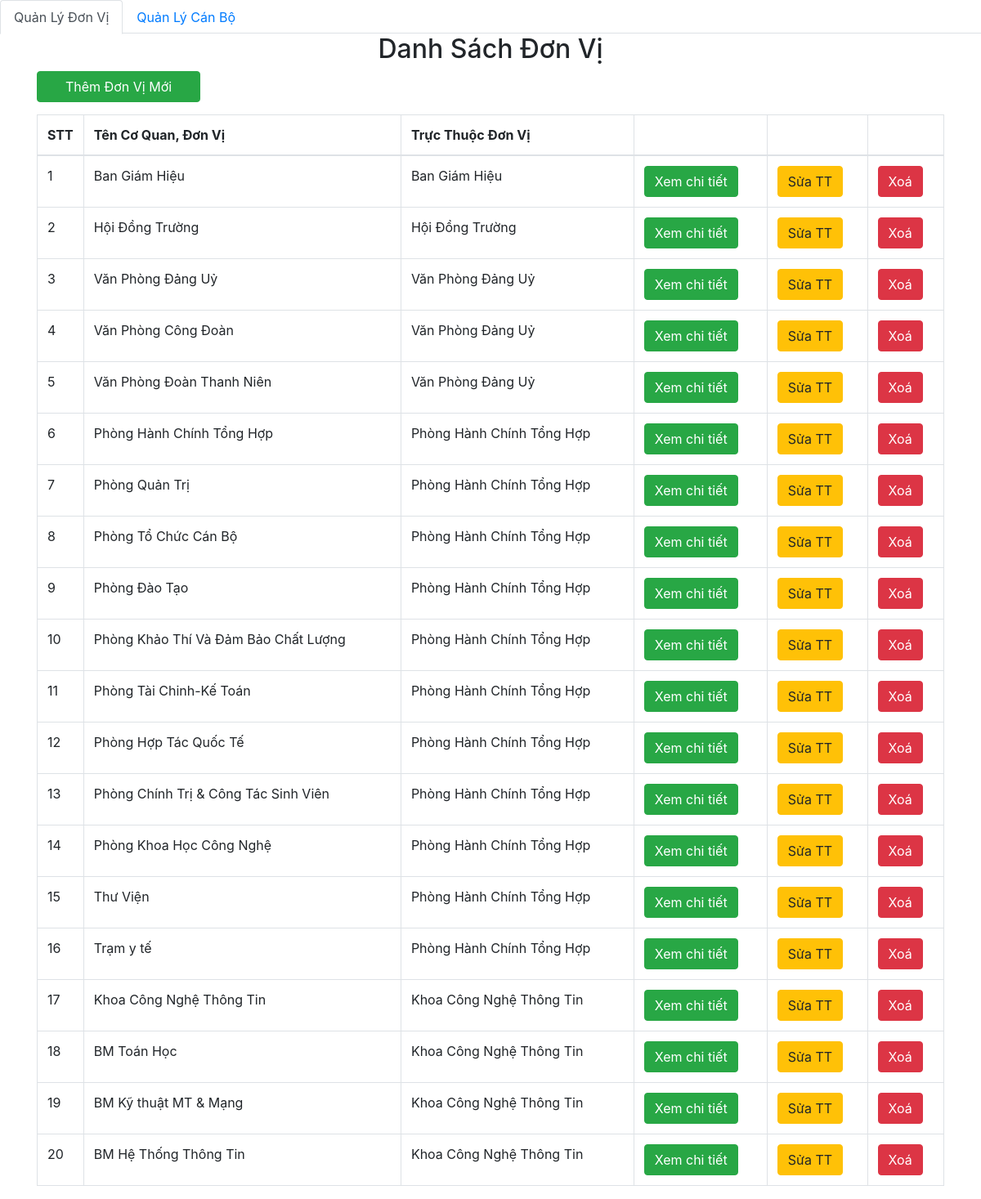
Page /admin/Donvi/index.php (signed in) on the earlier database version.
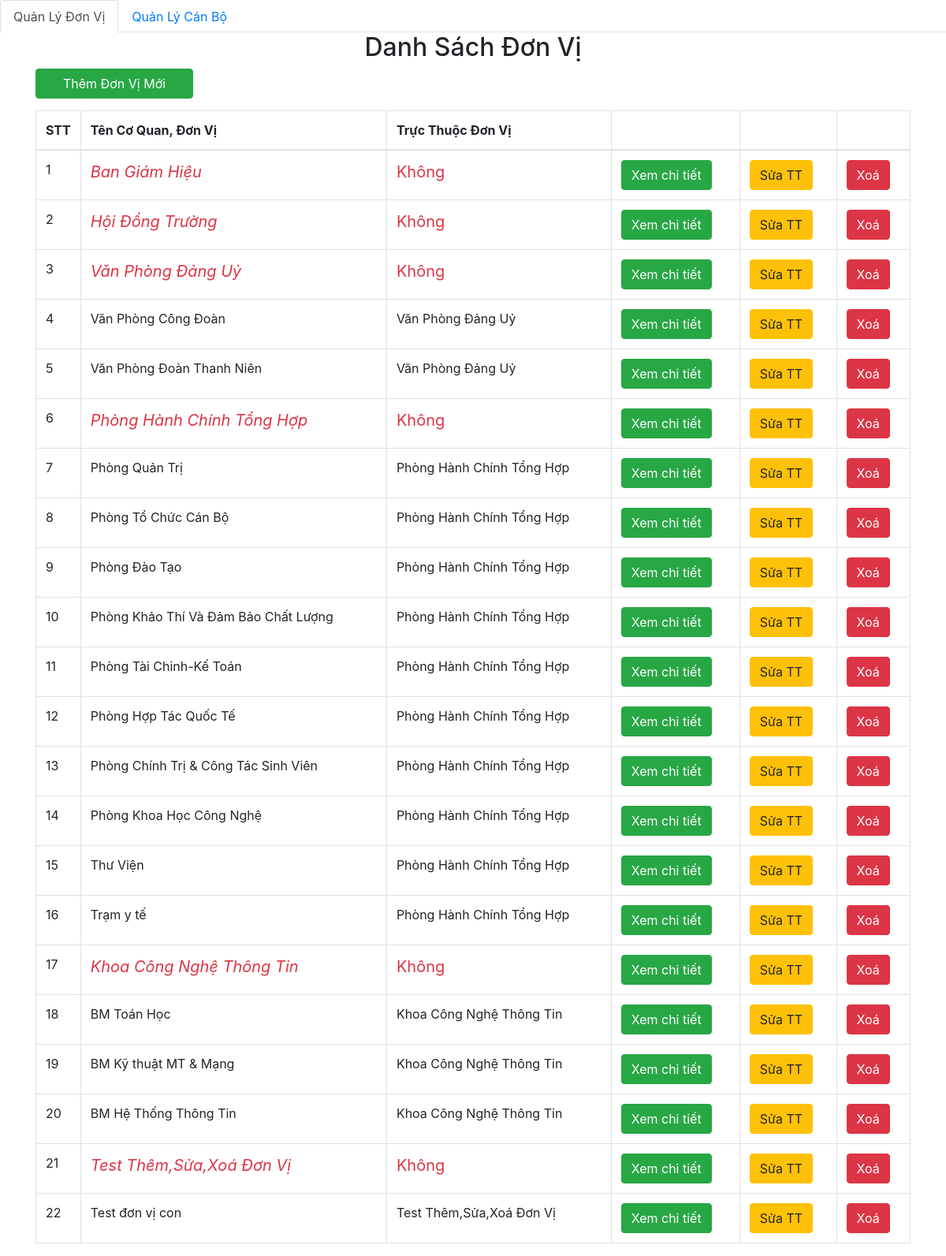
Same page on the later database version.
### tables this page shows
CREATE TABLE `donvi` (
  `id` int(10) NOT NULL,
  `name` varchar(255) NOT NULL,
  `sophong` varchar(10) NOT NULL,
  `maytruc` int(255) DEFAULT NULL,
  `diachi` varchar(255) DEFAULT NULL,
  `email` varchar(255) DEFAULT NULL,
  `website` varchar(255) DEFAULT NULL,
  `id_child` int(10) DEFAULT NULL
);

### db/dbhelper.php (called while the page is built, shortened)
<?php
function select_list($sql) {
	$con = mysqli_connect(HOST, USERNAME, PASSWORD, DATABASE);
	$result = mysqli_query($con, $sql);
	$data   = [];
	while ($row = mysqli_fetch_array($result, 1)) {
		$data[] = $row;
	}
	return $data;
}
function select_one($sql) {
	$con = mysqli_connect(HOST, USERNAME, PASSWORD, DATABASE);
	$result = mysqli_query($con, $sql);
	$row    = mysqli_fetch_array($result, 1);
	return $row;
}

### admin/Donvi/index.php (the view, shortened to what this page needs)
<?php
require_once ('../../db/dbhelper.php');
?>
<!DOCTYPE html>
<html>
<head>
	<link rel="stylesheet" href="https://maxcdn.bootstrapcdn.com/bootstrap/4.4.1/css/bootstrap.min.css">
	<link href="https://use.fontawesome.com/releases/v5.0.4/css/all.css" rel="stylesheet">
	<link rel="stylesheet" href="https://cdn.jsdelivr.net/npm/bootstrap@4.6.0/dist/css/bootstrap.min.css">
</head>
<body >
	<ul class="nav nav-tabs">
	  <li class="nav-item">
	    <a class="nav-link active" href="#">Quản Lý Đơn Vị</a>
	  </li>
	  <li class="nav-item">
	    <a class="nav-link " href="../Danhba/index.php">Quản Lý Cán Bộ</a>
	  </li>
	</ul>
	<div class="container">
		<div class="panel panel-primary">
			<div class="panel-heading">
				<h2 class="text-center">Danh Sách Đơn Vị</h2>
			</div>
			<a href="add.php">
					<button class="btn btn-success" style="margin-left: 0px  ;margin-bottom: 15px;width: 200px;">Thêm Đơn Vị Mới</button>
				</a>
			<div class="panel-body">
				<table class="table table-bordered table-hover">
					<thead>
						<tr>
							<th width="50px">STT</th>
							<th>Tên Cơ Quan, Đơn Vị</th>
							<th>Trực Thuộc Đơn Vị</th>
							<th></th>
							<th></th>
							<th></th>
						</tr>
					</thead>
					<tbody>
<?php
 $sql     = "select * from donvi ";
$postList =  select_list($sql);
$index = 1 ;
foreach ($postList as $item) {
	if (isset($item['id_child'])) {
		$father  = "select name from donvi where id = " .$item['id_child'];
		 $fa      =  select_one($father);
		 if ($fa !=null) {
		 	$fath = $fa['name'];
		 }
	}
 ?>
	<tr>
				<td><?=($index++)?></td>
				<?php
				if  ($item['id_child'] == null) {?>
				<td class="text text-danger" style="font-size : 20px"><i><?=$item['name']?></i></td>
				<td class="text text-danger" style="font-size : 20px" >Không</td>
				<?php }
				else{?>
				<td ><?=$item['name']?></td>
				<td ><?=$fath?></td>
				<?php }?>
				<td>
				<a href="Detail.php?id=<?=$item['id']?>">
				<button class="btn btn-success">Xem chi tiết</button></a>
				</td>
				<td>
				<a href="add.php?id=<?=$item['id']?>">
				<button class="btn btn-warning">Sửa TT</button></a>
				</td>
				<td>
					<button class="btn btn-danger" onclick="deleteCategory(<?=$item['id']?>)">Xoá</button>
				</td>
			</tr>
<?php }?>
</tbody>
				</table>
			</div>
		</div>
	</div>
</body>
</html>

Differences in the rows shown:
changed donvi "Ban Giám Hiệu": id_child 1 → empty (drawn); name "Ban Giám Hiệu" → (not shown)
changed donvi "Hội Đồng Trường": id_child 2 → empty (drawn); name "Hội Đồng Trường" → (not shown)
changed donvi (number 3 of 22 on the later page): id_child 3 → empty (drawn); name "Văn Phòng Đảng Uỷ" → (not shown)
changed donvi (number 6 of 22 on the later page): id_child 6 → empty (drawn); name "Phòng Hành Chính Tổng Hợp" → (not shown)
changed donvi (number 17 of 22 on the later page): id_child 20 → empty (drawn); name "Khoa Công Nghệ Thông Tin" → (not shown)
added donvi: name "Test Thêm,Sửa,Xoá Đơn Vị"
added donvi: name "Test đơn vị con", id_child.name "Test Thêm,Sửa,Xoá Đơn Vị"
